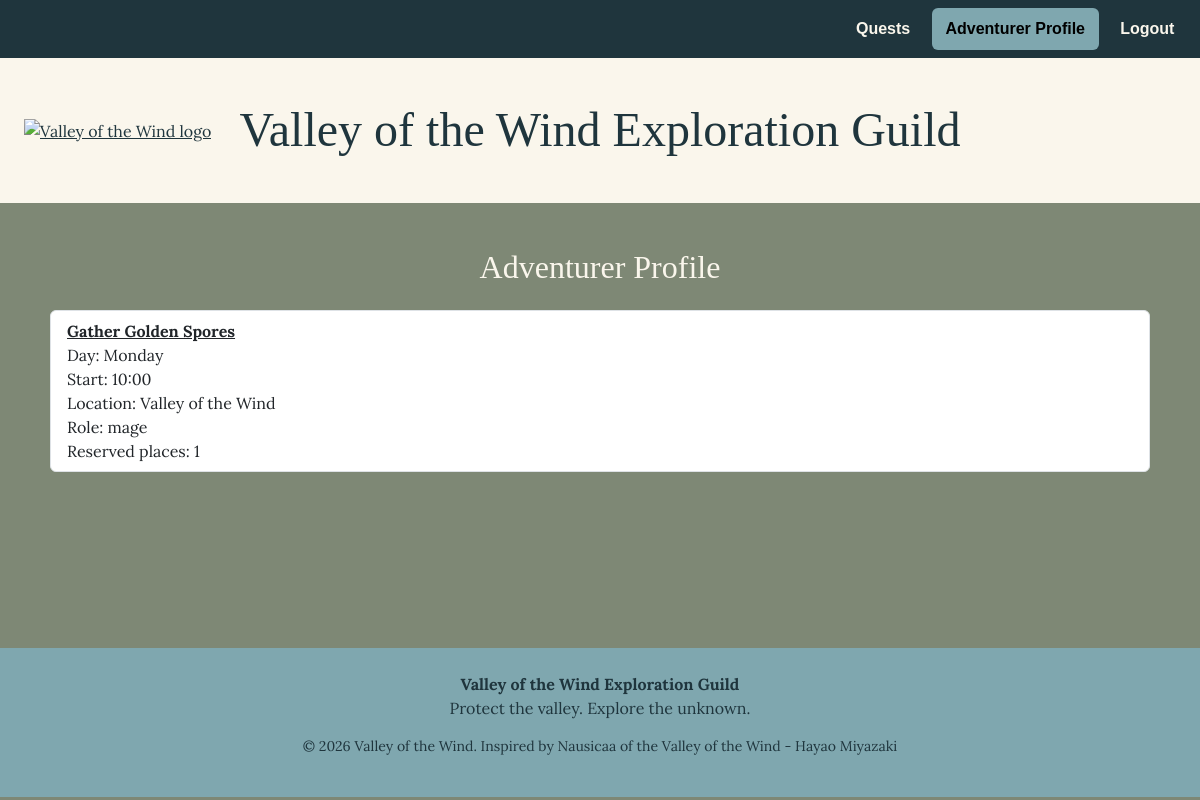
Page /adventurer_profile (signed in) on the committed database.
### tables this page shows
CREATE TABLE "participations" (
	"id"	INTEGER,
	"user_id"	INTEGER NOT NULL,
	"session_id"	INTEGER NOT NULL,
	"selected_role"	TEXT NOT NULL CHECK("selected_role" IN ('warrior', 'mage', 'healer')),
	"reserved_places"	TEXT NOT NULL CHECK("reserved_places" IN (1, 2)),
	"created_at"	TEXT NOT NULL,
	PRIMARY KEY("id" AUTOINCREMENT),
	UNIQUE("user_id","session_id"),
	FOREIGN KEY("session_id") REFERENCES "quest_sessions"("id") ON DELETE CASCADE,
	FOREIGN KEY("user_id") REFERENCES "users"("id") ON DELETE CASCADE
);

CREATE TABLE "quests" (
	"id"	INTEGER,
	"title"	TEXT NOT NULL,
	"duration_minutes"	INTEGER NOT NULL CHECK(duration_minutes > 0),
	"quest_type"	TEXT NOT NULL CHECK(quest_type IN (
                'combat',
                'exploration',
                'puzzle',
                'stealth',
                'magic',
                'survival'
            )),
	"difficulty"	TEXT NOT NULL CHECK(difficulty IN (
                'easy',
                'medium',
                'hard',
                'legendary'
            )),
	"description"	TEXT NOT NULL,
	"image_filename"	TEXT NOT NULL,
	"created_by"	INTEGER NOT NULL,
	PRIMARY KEY("id" AUTOINCREMENT)
);

CREATE TABLE "quest_sessions" (
	"id"	INTEGER,
	"quest_id"	INTEGER NOT NULL,
	"day_of_week"	INTEGER NOT NULL CHECK("day_of_week" BETWEEN 1 AND 7),
	"start_time"	TEXT,
	"location"	TEXT NOT NULL CHECK("location" IN ('Valley of the Wind', 'Sea of Corruption', 'Ancient Crypt')),
	PRIMARY KEY("id" AUTOINCREMENT),
	FOREIGN KEY("quest_id") REFERENCES "quests"("id") ON DELETE CASCADE
);

### FantasyAdventureGuild/app.py (the view)
@app.route('/adventurer_profile')
@login_required
def adventurer_profile():
    day_names = dict(DAYS)
    db_participations = quests_dao.get_participations_by_user(current_user.id)
    return render_template('adventurer_profile.html', participations=db_participations,day_names=day_names)

### FantasyAdventureGuild/app.py (called while the page is built)
@login_manager.user_loader
def load_user(user_id):
    db_user = users_dao.get_user_by_id(p_id=user_id)
    if db_user is None:
        return None
    return User(db_user["id"], db_user["username"], db_user["password"], db_user["role"])

### FantasyAdventureGuild/quests_dao.py (called while the page is built)
def get_participations_by_user(p_user_id):
    query = """SELECT participations.id, participations.user_id,participations.session_id, participations.selected_role, participations.reserved_places,participations.created_at, quests.id AS quest_id, quests.title,quest_sessions.day_of_week, quest_sessions.start_time, quest_sessions.location, quests.duration_minutes
        FROM participations
        JOIN quest_sessions ON participations.session_id = quest_sessions.id
        JOIN quests ON quest_sessions.quest_id = quests.id
        WHERE participations.user_id = ?
        ORDER BY quest_sessions.day_of_week, quest_sessions.start_time"""
    conn = sqlite3.connect(DB_PATH)
    conn.row_factory = sqlite3.Row
    cursor = conn.cursor()
    cursor.execute(query, (p_user_id,))
    db_participations = cursor.fetchall()
    cursor.close()
    conn.close()
    return db_participations

### FantasyAdventureGuild/users_dao.py (called while the page is built)
def get_user_by_id(p_id):
    query = "SELECT id, username, password, role FROM users WHERE id = ?"
    conn = sqlite3.connect(DB_PATH)
    conn.row_factory = sqlite3.Row
    cursor = conn.cursor()
    cursor.execute(query, (p_id,))
    db_user = cursor.fetchone()
    cursor.close()
    conn.close()
    return db_user

### FantasyAdventureGuild/templates/adventurer_profile.html (shortened to what this page needs)
{% extends "base.html" %}
{% block adventurer_active %}active{% endblock %}
{% block content %}
  <section class="quest-board">
    <h2>Adventurer Profile</h2>
    {% if participations %}
      <ul class="list-group">
        {% for participation in participations %}
          <li class="list-group-item">
            <a href="{{ url_for('quest_detail', quest_id=participation.quest_id) }}">
              <strong>{{ participation.title }}</strong>
            </a>
            <br>
            Day: {{ day_names[participation.day_of_week] }}
            <br>
            Start: {{ participation.start_time }}
            <br>
            Location: {{ participation.location }}
            <br>
            Role: {{ participation.selected_role }}
            <br>
            Reserved places: {{ participation.reserved_places }}
          </li>
        {% endfor %}
      </ul>
    {% else %}
      <p class="empty-message">You have not joined any quest sessions yet.</p>
    {% endif %}
  </section>
{% endblock %}

### FantasyAdventureGuild/static/style.css (style rules this page uses)
* { box-sizing: border-box; }
:root { --parchment: #faf6ec; --forest: #1f353d; --sage: #7e8875; --sky: #7fa7af; --red: #a8181d; }
body { min-height: 100vh; margin: 0; background: var(--sage); color: var(--forest); font-family: "Lora", serif; }
a { color: inherit; }
.form-panel h2, .add-quest-content h2, .quest-board h2, .quest-sessions h3 { margin: 0 0 1.5rem; font-family: Garamond, "EB Garamond", Georgia, serif; text-align: center; }
.session-fields h3, .quest-board h2, .quest-sessions h3 { color: var(--parchment); }

### rows in the picture
participations: title "Gather Golden Spores", start_time "10:00", location "Valley of the Wind", selected_role "mage", reserved_places "1"
quest_sessions: day_of_week "Monday"
